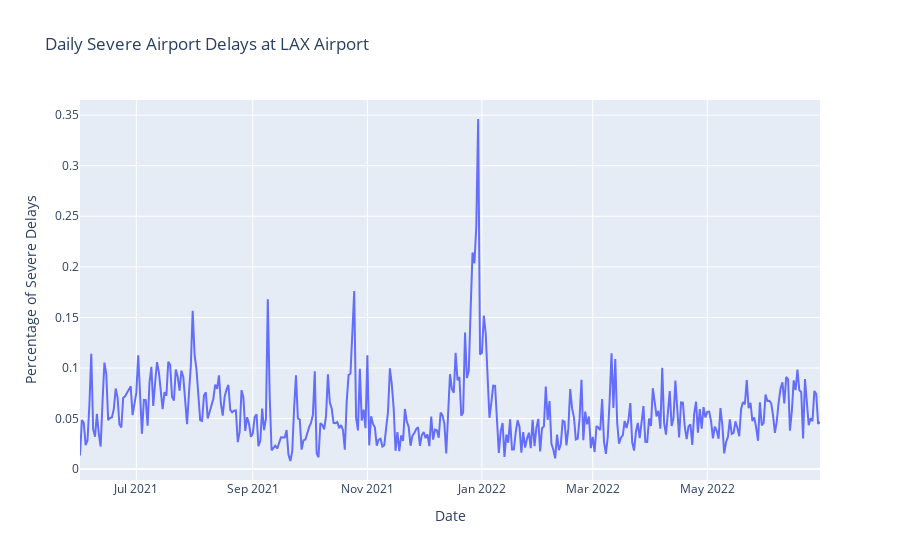

The notebook cell this image was saved under:
### Markdown cell above
### Trend of delays over the last year at Los Angles International Airport (LAX)

### Code cell
px.line(df_by_airport,
        x=df_by_airport.loc[df_by_airport['ORIGIN'] == 'LAX']['FL_DATE'],
        y=df_by_airport.loc[df_by_airport['ORIGIN'] == 'LAX']['percent-delayed'],
        labels={"x": "Date",
                "y": "Percentage of Severe Delays"},
        title="Daily Severe Airport Delays at LAX Airport")

### Figure 1 — Plotly figure (JSON) as saved in the notebook; plotly's stock layout.template omitted (floating-point values rounded to 4 significant figures; data arrays with more than 128 entries replaced by an {"elided": "..."} marker saying what was removed)
{"data": [{"hovertemplate": "Date=%{x}<br>Percentage of Severe Delays=%{y}<extra></extra>", "legendgroup": "", "line": {"color": "#636efa", "dash": "solid"}, "mode": "lines", "name": "", "orientation": "v", "showlegend": false, "type": "scatter", "x": {"elided": "395 str values"}, "xaxis": "x", "y": {"elided": "395 float values"}, "yaxis": "y"}], "layout": {"legend": {"tracegroupgap": 0}, "title": {"text": "Daily Severe Airport Delays at LAX Airport"}, "xaxis": {"anchor": "y", "domain": [0, 1], "title": {"text": "Date"}}, "yaxis": {"anchor": "x", "domain": [0, 1], "title": {"text": "Percentage of Severe Delays"}}}}
